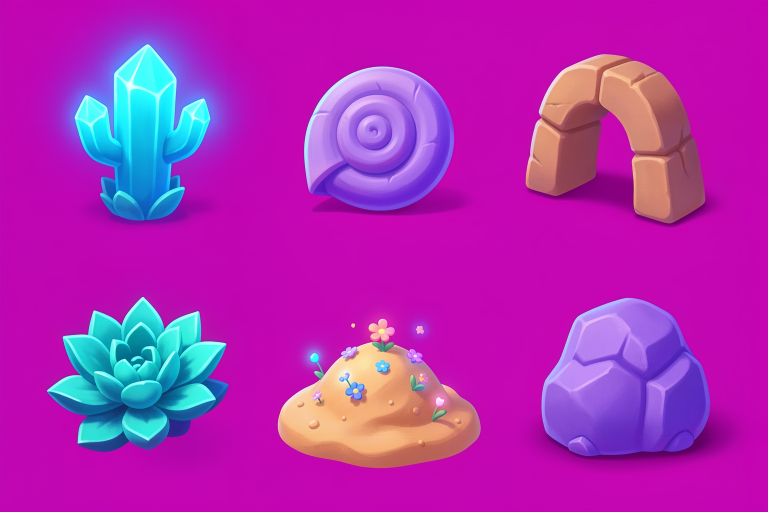
#> input picture art_sources/2_5d/raw/dunes_flux_raw.jpg, 1536 x 1024 px (shown at 1/2 size)
$ python claude_crop.py ../art_sources/2_5d/raw/dunes_flux_raw.jpg ../art_sources/2_5d/raw/autumn_sheet.png 5 3
#> lines starting #> are read from the running program, lines starting #| are printed output that depends on the picture
#!/usr/bin/env python3
"""Crop the centre of a lab frame and upscale for inspection: claude_crop.py in out [half=170] [scale=2]"""
import sys
from PIL import Image
src, dst = sys.argv[1], sys.argv[2]
half = int(sys.argv[3]) if len(sys.argv) > 3 else 170
scale = int(sys.argv[4]) if len(sys.argv) > 4 else 2
im = Image.open(src).convert("RGB")
#> im is the input picture: PIL image 1536x1024 RGB; mean R, G, B 175.2, 43.3, 179.7
w, h = im.size
#> w = 1536; h = 1024
c = im.crop((w // 2 - half, h // 2 - half, w // 2 + half, h // 2 + half))
c = c.resize((c.width * scale, c.height * scale), Image.LANCZOS)
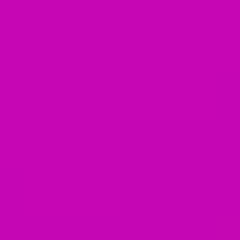
#> c: PIL image 30x30 RGB (shown 8 times larger); mean R, G, B 197.7, 6, 180
c.save(dst)
